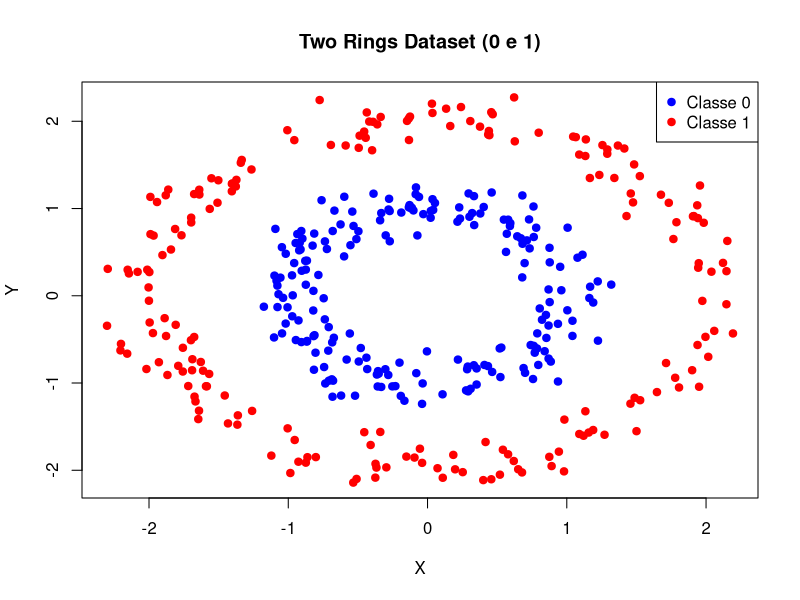
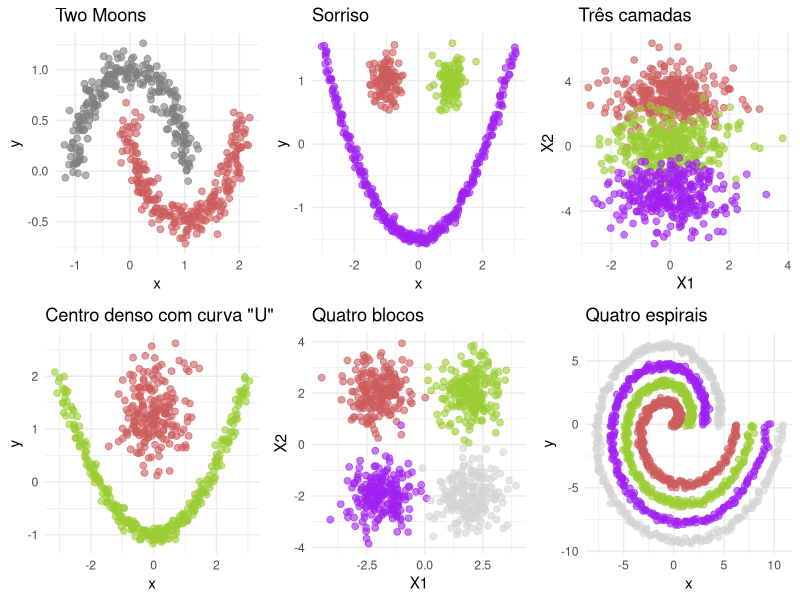

The R script that drew these images, in order:
### criação das bases simuladas e salvando em csv
library(gridExtra)
library(ggplot2)
library(dplyr)
set.seed(2025)
options(device = 'x11')
### Two Moons
generate_two_moons <- function(n_samples = 100,
                               noise = 0.1,
                               random_seed = NULL) {
  if (!is.null(random_seed)) {
    set.seed(random_seed)
  }
  n_samples_half <- ceiling(n_samples / 2)
  theta <- seq(0, pi, length.out = n_samples_half)
  x1 <- cos(theta) + rnorm(n_samples_half, sd = noise)
  y1 <- sin(theta) + rnorm(n_samples_half, sd = noise)
  class1 <- rep(0, n_samples_half)
  
  theta <- seq(0, pi, length.out = n_samples - n_samples_half)
  x2 <- 1 - cos(theta) + rnorm(n_samples - n_samples_half, sd = noise)
  y2 <- 0.5 - sin(theta) + rnorm(n_samples - n_samples_half, sd = noise)
  class2 <- rep(1, n_samples - n_samples_half)
  x <- c(x1, x2)
  y <- c(y1, y2)
  class <- factor(c(class1, class2))
  data.frame(x = x, y = y, class = class)
}
two_moons <- generate_two_moons(n_samples = 500,
                                noise = 0.1,
                                random_seed = 2025)

add_noise <- function(x, y, sd = 0.05) {
  x <- x + rnorm(length(x), sd = sd)
  y <- y + rnorm(length(y), sd = sd)
  return(data.frame(x, y))
}

### Dois clusters densos + um em forma de U
c1 <- add_noise(rnorm(100, -1, sd = 0.2), rnorm(100, 1, sd = 0.2))
c2 <- add_noise(rnorm(100, 1, sd = 0.2), rnorm(100, 1, sd = 0.2))
x <- seq(-3, 3, length.out = 300)
c3 <- data.frame(x, x^2 / 3 - 1.5)
c3 <- add_noise(c3[, 1], c3[, 2], sd = 0.05)
data_c <- rbind(c1, c2, c3)
labels_c <- factor(rep(1:3, times = c(100, 100, 300)))
smile <- data.frame(data_c, label = labels_c)

### Três camadas horizontais
d1 <- cbind(rnorm(300, 0), rnorm(300, 3))
d2 <- cbind(rnorm(300, 0), rnorm(300, 0))
d3 <- cbind(rnorm(300, 0), rnorm(300, -3))
data_d <- rbind(d1, d2, d3)
labels_d <- factor(rep(1:3, each = 300))
three_layers <- data.frame(data_d, label = labels_d)

### Denso no centro + curva ao redor
g1 <- data.frame(x = rnorm(200, 0, sd = 0.5), y = rnorm(200, 1.3, sd = 0.5))
x <- seq(-3, 3, length.out = 300)
g2 <- data.frame(x, y = x^2 / 3 - 1)
g2 <- add_noise(g2$x, g2$y, sd = 0.08)

data_g <- rbind(g1, g2)
labels_g <- factor(rep(1:2, times = c(200, 300)))
centro_denso <- data.frame(data_g, label = labels_g)

### Quatro blocos separados
h1 <- cbind(rnorm(200, -2, sd = 0.7), rnorm(200, 2, sd = 0.7))
h2 <- cbind(rnorm(200, 2, sd = 0.7), rnorm(200, 2, sd = 0.7))
h3 <- cbind(rnorm(200, -2, sd = 0.7), rnorm(200, -2, sd = 0.7))
h4 <- cbind(rnorm(200, 2, sd = 0.7), rnorm(200, -2, sd = 0.7))
data_h <- rbind(h1, h2, h3, h4)
labels_h <- factor(rep(1:4, each = 200))
quatro_blocos <- data.frame(data_h, labels_h)

### Espiral com 4 voltas
make_spiral <- function(points,
                        revolutions = 1,
                        offset = 0,
                        noise_sd = 0.1) {
  t <- seq(0, 2 * pi * revolutions, length.out = points)
  x <- (t + offset) * cos(t) + rnorm(points, sd = noise_sd)
  y <- (t + offset) * sin(t) + rnorm(points, sd = noise_sd)
  return(data.frame(x, y))
}
spirals <- do.call(rbind, lapply(0:3, function(i)
  make_spiral(300, 1, i * 1.5, noise_sd = 0.15)))
labels_i <- factor(rep(1:4, each = 300))
data_i <- spirals
espirais <- data.frame(data_i, labels_i)

### two rings
generate_two_rings <- function(n = 400, noise = 0.2) {
  generate_circle <- function(n, radius, noise) {
    theta <- runif(n, 0, 2*pi)
    x <- radius * cos(theta) + rnorm(n, 0, noise)
    y <- radius * sin(theta) + rnorm(n, 0, noise)
    data.frame(x = x, y = y)
  }
  inner_circle <- generate_circle(n/2, radius = 1, noise = noise)
  outer_circle <- generate_circle(n/2, radius = 2, noise = noise)
  data <- rbind(
    cbind(inner_circle, class = 0),  # Círculo interno = classe 0
    cbind(outer_circle, class = 1)   # Círculo externo = classe 1
  )
  return(data)
}
set.seed(123)  # Para reprodutibilidade
two_rings <- generate_two_rings(n = 400, noise = 0.15)
plot(two_rings$x, two_rings$y, col = ifelse(two_rings$class == 0, "blue", "red"),
     pch = 19, main = "Two Rings Dataset (0 e 1)", xlab = "X", ylab = "Y")
legend("topright", legend = c("Classe 0", "Classe 1"), col = c("blue", "red"), pch = 19)
###--------------------------------------Gráficos-----------------------------------###
a1 <- two_moons %>% ggplot(aes(x = x, y = y, col = class)) +
  geom_point(alpha = 0.6, size = 2) + ggtitle('Two Moons') +
  theme_minimal() + theme(legend.position = "") +
  scale_color_manual(
    values = c("1" = "indianred",'2' = 'yellowgreen','3' = 'purple','4' = 'lightgray',
      setNames(rainbow(15), as.character(2:16))))
a2 <- smile %>% ggplot(aes(x, y, color = label)) +
  geom_point(alpha = 0.6, size = 2) + ggtitle('Sorriso') +
  theme_minimal() +theme(legend.position = "") +
  scale_color_manual(
    values = c("1" = "indianred",'2' = 'yellowgreen','3' = 'purple','4' = 'lightgray',
      setNames(rainbow(15), as.character(2:16))))
a3 <- three_layers %>% ggplot(aes(x = X1 , y = X2, color = label)) +
  geom_point(alpha = 0.6, size = 2) + ggtitle('Três camadas') +
  theme_minimal() + theme(legend.position = "") +
  scale_color_manual(
    values = c("1" = "indianred",'2' = 'yellowgreen','3' = 'purple','4' = 'lightgray',
               setNames(rainbow(15), as.character(2:16))))
a4 <- centro_denso %>% ggplot(aes(x, y, color = label)) +
  geom_point(alpha = 0.6, size = 2) + ggtitle('Centro denso com curva "U"') +
  theme_minimal() + theme(legend.position = "") +
  scale_color_manual(
    values = c("1" = "indianred",'2' = 'yellowgreen','3' = 'purple','4' = 'lightgray',
      setNames(rainbow(15), as.character(2:16))))
a5 <- quatro_blocos %>% ggplot(aes(x = X1, y = X2, col = labels_h)) +
  geom_point(alpha = 0.6, size = 2) +ggtitle('Quatro blocos') +
  theme_minimal() + theme(legend.position = "") +
  scale_color_manual(
    values = c("1" = "indianred",'2' = 'yellowgreen','3' = 'purple','4' = 'lightgray',
      setNames(rainbow(15), as.character(2:16))))
a6 <- espirais %>% ggplot(aes(x, y, col = labels_i)) +
  geom_point(alpha = 0.6, size = 2) +ggtitle('Quatro espirais') + 
  theme_minimal() + theme(legend.position = "") +
  scale_color_manual(
    values = c("1" = "indianred",'2' = 'yellowgreen','3' = 'purple','4' = 'lightgray',
      setNames(rainbow(15), as.character(2:16))))

grid.arrange(a1, a2, a3, a4, a5, a6, nrow = 2, ncol = 3)





### Salvando arquivos
two_moons_csv <- two_moons %>% rename(label = class)
smile_csv <- smile %>% rename(label = label, x = x, y = y)
three_layers_csv <- three_layers %>% rename(x = X1, y = X2, label = label)
centro_denso_csv <- centro_denso %>% rename(x = x, y = y, label = label)
quatro_blocos_csv <- quatro_blocos %>% rename(x = X1, y = X2, label = labels_h)
espirais_csv <- espirais %>% rename(x = x, y = y, label = labels_i)

write.csv(espirais_csv, "dataset_quatro_espirais.csv", row.names = FALSE)
write.csv(two_moons_csv, "dataset_two_moons.csv", row.names = FALSE)
write.csv(quatro_blocos_csv, "dataset_quatro_blocos.csv", row.names = FALSE)
write.csv(centro_denso_csv,"dataset_centro_denso_curva.csv",row.names = FALSE)
write.csv(three_layers_csv, "dataset_tres_camadas.csv", row.names = FALSE)
write.csv(smile_csv, "dataset_sorriso.csv", row.names = FALSE)
write.csv(two_rings, "two_rings_dataset.csv", row.names = FALSE)
rm(list=ls())
